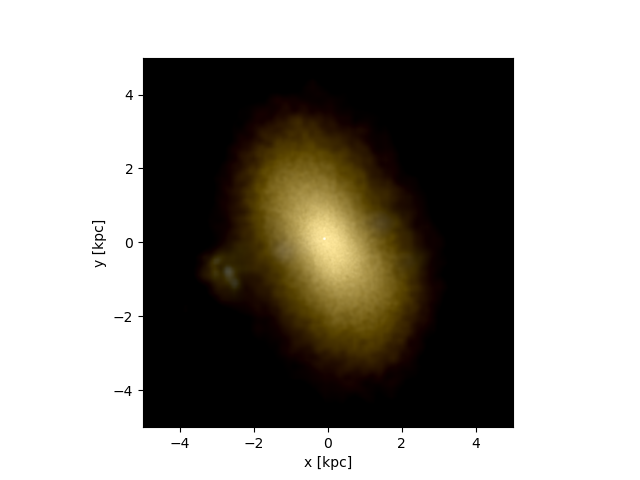

Here is the Python script that generated this plot:
#pynbody tutorial: multiband image
import pynbody
import pynbody.plot.sph as sph
import matplotlib.pylab as plt

#loading snapshot
s=pynbody.load('/mnt/data0/jillian/gguaman/cosmo25p.768sg1bwK1BHe75.008192')

#setting to physical units
s.physical_units()

#centering halo
pynbody.analysis.angmom.sideon(s)

#creating image using default bands(i,v,u)
pynbody.plot.stars.render(s,width='10 kpc')

plt.show()
#plt.savefig("cosmo25_stars.png")
